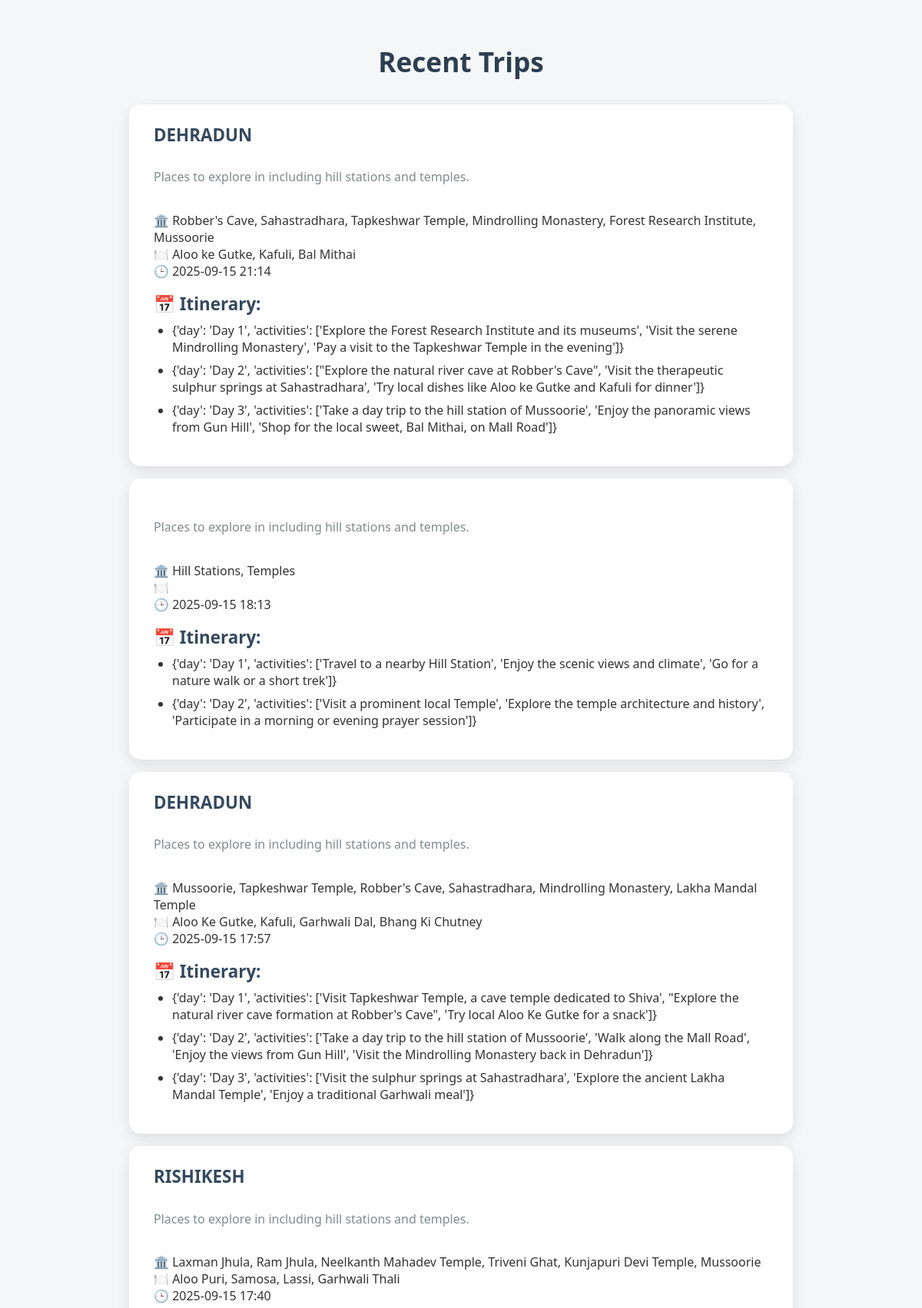
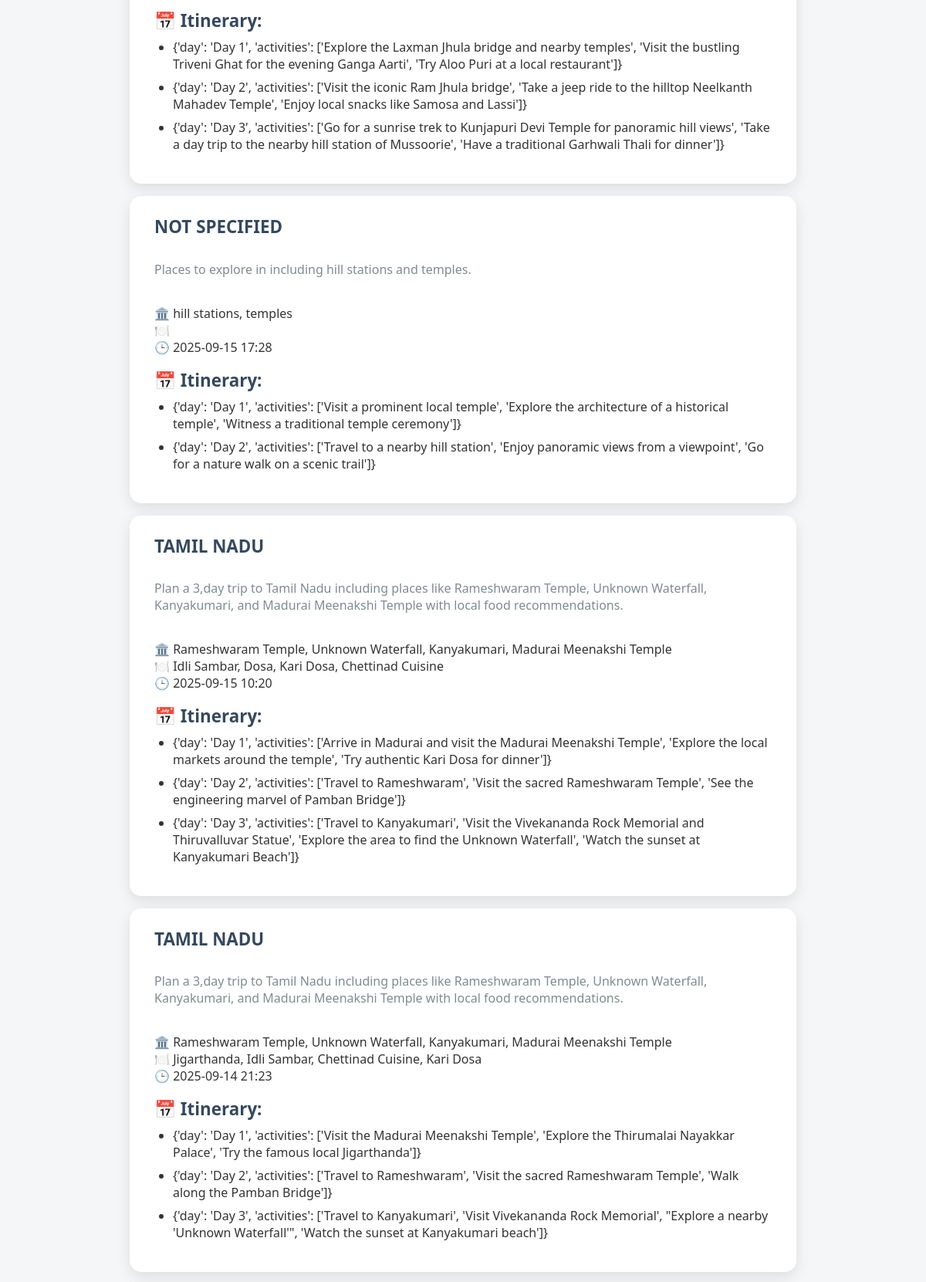
The app's page /history (upper part) with its own data (2 pictures, top to bottom).
### app.py (models this page shows)
class Trip(db.Model):
    id = db.Column(db.Integer, primary_key=True)
    prompt = db.Column(db.String(500), nullable=False)
    city = db.Column(db.String(100))
    places = db.Column(db.Text)    # JSON string
    food = db.Column(db.Text)      # JSON string
    itinerary = db.Column(db.Text) # JSON string
    timestamp = db.Column(db.DateTime, default=db.func.current_timestamp())
    def to_dict(self):
        return {
            'prompt': self.prompt,
            'city': self.city,
            'places': json.loads(self.places or '[]'),
            'food': json.loads(self.food or '[]'),
            'itinerary': json.loads(self.itinerary or '[]'),
            'timestamp': self.timestamp.strftime('%Y-%m-%d %H:%M')
        }

### app.py (the view)
@app.route('/history')
def history_page():
    trips = Trip.query.order_by(Trip.timestamp.desc()).limit(10).all()
    return render_template('history.html', trips=[t.to_dict() for t in trips])

### app.py (called while the page is built)
@app.before_request
def check_json():
    if request.method == 'POST' and not request.is_json:
        return jsonify({'error': 'Expected JSON body'}), 415

### templates/history.html (shortened to what this page needs)
<!DOCTYPE html>
<html lang="en">
<head>
</head>
<body>
    <h1>Recent Trips</h1>
    {% for trip in trips %}
    <div class="trip">
        <strong>{{ trip.city.upper() }}</strong><br />
        <em>{{ trip.prompt }}</em><br />
        🏛️ {{ trip.places|join(', ') }}<br />
        🍽️ {{ trip.food|join(', ') }}<br />
        🕒 {{ trip.timestamp }}<br />
        {% if trip.itinerary %}
        <div style="margin-top: 1rem;">
            <strong>📅 Itinerary:</strong>
            <ul style="margin-top: 0.5rem; padding-left: 1.5rem;">
                {% for step in trip.itinerary %}
                <li style="margin-bottom: 0.5rem;">{{ step }}</li>
                {% endfor %}
            </ul>
        </div>
        {% endif %}
    </div>
    {% else %}
    <p style="text-align:center; font-size:1.2rem;">No trips saved yet.</p>
    {% endfor %}
</body>
</html>

### templates/history.html (style rules this page uses)
body { font-family: 'Segoe UI', Tahoma, Geneva, Verdana, sans-serif; background: #f4f6f8; margin: 0; padding: 2rem 1rem; color: #333; }
h1 { text-align: center; color: #2c3e50; font-size: 2.2rem; font-weight: 600; margin-bottom: 2rem; }
.trip { background: white; padding: 1.5rem 2rem; margin: 1rem auto; max-width: 800px; border-radius: 15px; box-shadow: 0 6px 18px rgba(0, 0, 0, 0.1); transition: transform 0.25s ease; }
.trip strong { font-size: 1.4rem; display: block; color: #34495e; margin-bottom: 0.4rem; }
.trip em { color: #7f8c8d; font-style: normal; display: block; margin-bottom: 0.8rem; }

### records on screen
Trip: city "DEHRADUN", prompt "Places to explore in including hill stations and temples.", places "Robber's Cave, Sahastradhara, Tapkeshwar Temple, Mindrolling Monastery, Forest Research Institute, Mussoorie", food "Aloo ke Gutke, Kafuli, Bal Mithai", timestamp "2025-09-15 21:14", itinerary "{'day': 'Day 1', 'activities': ['Explore the Forest Research Institute and its museums', 'Visit the serene Mindrolling Monastery', 'Pay a visit to the Tapkeshwar Temple in the evening']}" "{'day': 'Day 2', 'activities': [\"Explore the natural river cave at Robber's Cave\", 'Visit the therapeutic sulphur springs at Sahastradhara', 'Try local dishes like Aloo ke Gutke and Kafuli for dinner']}" "{'day': 'Day 3', 'activities': ['Take a day trip to the hill station of Mussoorie', 'Enjoy the panoramic views from Gun Hill', 'Shop for the local sweet, Bal Mithai, on Mall Road']}"
Trip: prompt "Places to explore in including hill stations and temples.", places "Hill Stations, Temples", timestamp "2025-09-15 18:13", itinerary "{'day': 'Day 1', 'activities': ['Travel to a nearby Hill Station', 'Enjoy the scenic views and climate', 'Go for a nature walk or a short trek']}" "{'day': 'Day 2', 'activities': ['Visit a prominent local Temple', 'Explore the temple architecture and history', 'Participate in a morning or evening prayer session']}"
Trip: city "DEHRADUN", prompt "Places to explore in including hill stations and temples.", places "Mussoorie, Tapkeshwar Temple, Robber's Cave, Sahastradhara, Mindrolling Monastery, Lakha Mandal Temple", food "Aloo Ke Gutke, Kafuli, Garhwali Dal, Bhang Ki Chutney", timestamp "2025-09-15 17:57", itinerary "{'day': 'Day 1', 'activities': ['Visit Tapkeshwar Temple, a cave temple dedicated to Shiva', \"Explore the natural river cave formation at Robber's Cave\", 'Try local Aloo Ke Gutke for a snack']}" "{'day': 'Day 2', 'activities': ['Take a day trip to the hill station of Mussoorie', 'Walk along the Mall Road', 'Enjoy the views from Gun Hill', 'Visit the Mindrolling Monastery back in Dehradun']}" "{'day': 'Day 3', 'activities': ['Visit the sulphur springs at Sahastradhara', 'Explore the ancient Lakha Mandal Temple', 'Enjoy a traditional Garhwali meal']}"
Trip: city "RISHIKESH", prompt "Places to explore in including hill stations and temples.", places "Laxman Jhula, Ram Jhula, Neelkanth Mahadev Temple, Triveni Ghat, Kunjapuri Devi Temple, Mussoorie", food "Aloo Puri, Samosa, Lassi, Garhwali Thali", timestamp "2025-09-15 17:40", itinerary "{'day': 'Day 1', 'activities': ['Explore the Laxman Jhula bridge and nearby temples', 'Visit the bustling Triveni Ghat for the evening Ganga Aarti', 'Try Aloo Puri at a local restaurant']}" "{'day': 'Day 2', 'activities': ['Visit the iconic Ram Jhula bridge', 'Take a jeep ride to the hilltop Neelkanth Mahadev Temple', 'Enjoy local snacks like Samosa and Lassi']}" "{'day': 'Day 3', 'activities': ['Go for a sunrise trek to Kunjapuri Devi Temple for panoramic hill views', 'Take a day trip to the nearby hill station of Mussoorie', 'Have a traditional Garhwali Thali for dinner']}"
Trip: city "NOT SPECIFIED", prompt "Places to explore in including hill stations and temples.", places "hill stations, temples", timestamp "2025-09-15 17:28", itinerary "{'day': 'Day 1', 'activities': ['Visit a prominent local temple', 'Explore the architecture of a historical temple', 'Witness a traditional temple ceremony']}" "{'day': 'Day 2', 'activities': ['Travel to a nearby hill station', 'Enjoy panoramic views from a viewpoint', 'Go for a nature walk on a scenic trail']}"
Trip: city "TAMIL NADU", prompt "Plan a 3,day trip to Tamil Nadu including places like Rameshwaram Temple, Unknown Waterfall, Kanyakumari, and Madurai Meenakshi Temple with local food recommendations.", places "Rameshwaram Temple, Unknown Waterfall, Kanyakumari, Madurai Meenakshi Temple", food "Idli Sambar, Dosa, Kari Dosa, Chettinad Cuisine", timestamp "2025-09-15 10:20", itinerary "{'day': 'Day 1', 'activities': ['Arrive in Madurai and visit the Madurai Meenakshi Temple', 'Explore the local markets around the temple', 'Try authentic Kari Dosa for dinner']}" "{'day': 'Day 2', 'activities': ['Travel to Rameshwaram', 'Visit the sacred Rameshwaram Temple', 'See the engineering marvel of Pamban Bridge']}" "{'day': 'Day 3', 'activities': ['Travel to Kanyakumari', 'Visit the Vivekananda Rock Memorial and Thiruvalluvar Statue', 'Explore the area to find the Unknown Waterfall', 'Watch the sunset at Kanyakumari Beach']}"
Trip: city "TAMIL NADU", prompt "Plan a 3,day trip to Tamil Nadu including places like Rameshwaram Temple, Unknown Waterfall, Kanyakumari, and Madurai Meenakshi Temple with local food recommendations.", places "Rameshwaram Temple, Unknown Waterfall, Kanyakumari, Madurai Meenakshi Temple", food "Jigarthanda, Idli Sambar, Chettinad Cuisine, Kari Dosa", timestamp "2025-09-14 21:23", itinerary "{'day': 'Day 1', 'activities': ['Visit the Madurai Meenakshi Temple', 'Explore the Thirumalai Nayakkar Palace', 'Try the famous local Jigarthanda']}" "{'day': 'Day 2', 'activities': ['Travel to Rameshwaram', 'Visit the sacred Rameshwaram Temple', 'Walk along the Pamban Bridge']}" "{'day': 'Day 3', 'activities': ['Travel to Kanyakumari', 'Visit Vivekananda Rock Memorial', \"Explore a nearby 'Unknown Waterfall'\", 'Watch the sunset at Kanyakumari beach']}"
